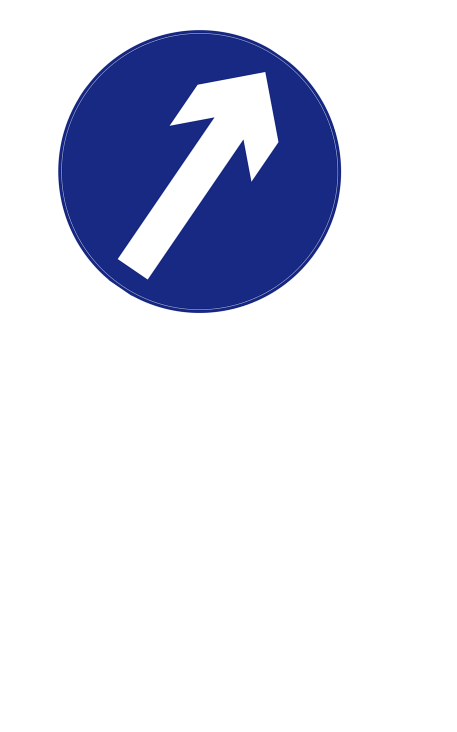
#> input picture images/ArrowSkew.png, 914 x 1464 px, found by its file name (shown at 1/2 size); its folder holds only this picture in this run
$ python RoadSigns.py
#> lines starting #> are read from the running program, lines starting #| are printed output that depends on the picture; after the words box and inside, x2 and y2 are one past the last pixel; in counts of white or black regions, pixels touching at a corner belong together
import cv2
import numpy as np


def show_img_and_exit(to_show):
    cv2.imshow("My Answer", to_show)
    cv2.waitKey(0)
    cv2.destroyAllWindows()
    exit(0)


# [35 lines left out: functions process_triangle, process_circle, not called in this run]


def process_arrows(fun_approx):
    first_point = fun_approx[0][0]
    if first_point[0] > 200 and (100 < first_point[1] < 140):
        print("Direction signs, go right!")
        show_img_and_exit(color_img)
    elif first_point[0] < 100 and (100 < first_point[1] < 140):
        print("Direction signs, go left!")
        show_img_and_exit(color_img)
    else:
        print("Direction sign, go straight!")
        print(first_point)
        show_img_and_exit(color_img)
    print(first_point)
    return


# [19 lines left out: functions process_rectangles, process_directions, not called in this run]


def read_image_and_resize():
    img_name = input("Enter image name with extension\n")
#> the answer given: images/ArrowSkew.png
    try:
        color_img_std = cv2.imread("C:\\Users\\Wala\\PycharmProjects\\RoadSigns\\images\\" + img_name, 1)
#> color_img_std is the input picture: shape (1464, 914, 3); mean B, G, R 236, 222.3, 219.7
        fun_color_img = cv2.resize(color_img_std, (250, 300))
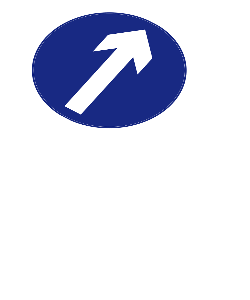
#> fun_color_img: shape (300, 250, 3); mean B, G, R 236, 222.2, 219.6
        img = cv2.imread("C:\\Users\\Wala\\PycharmProjects\\RoadSigns\\images\\" + img_name, cv2.IMREAD_GRAYSCALE)
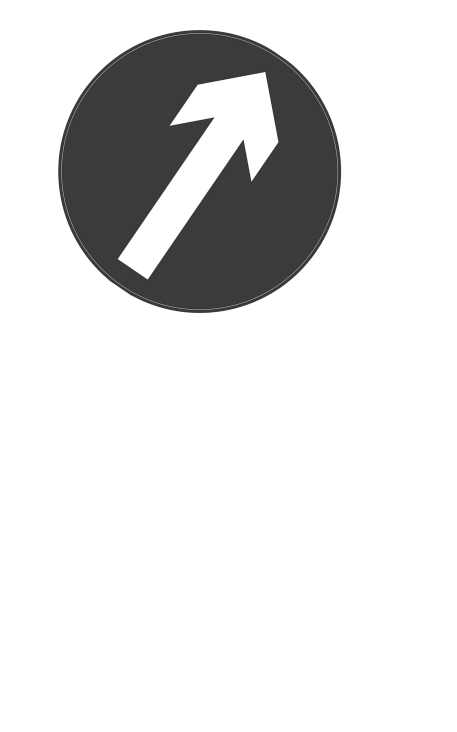
#> img: shape (1464, 914) (shown at 1/2 size); min 43, max 255, mean 225
        fun_resize_image = cv2.resize(img, (250, 300))
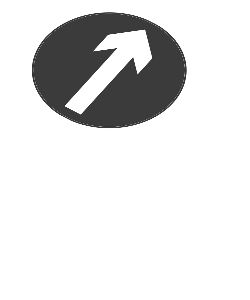
#> fun_resize_image: shape (300, 250); min 47, max 255, mean 225

        return fun_color_img, fun_resize_image
    except:
        print("Image not found, make sure you entered the correct name")
        return read_image_and_resize()


font = cv2.FONT_HERSHEY_COMPLEX
color_img, resize_image = read_image_and_resize()
kernel = np.ones((5, 5), np.float32) / 25  # cv2.getStructuringElement(cv2.MORPH_ELLIPSE, (5, 5))
filtered = cv2.filter2D(resize_image, -1, kernel)
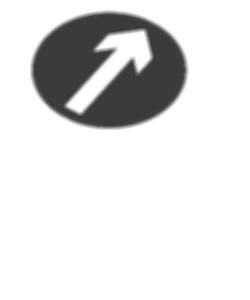
#> filtered: shape (300, 250); min 57, max 255, mean 225

_, threshold = cv2.threshold(filtered, 150, 255, cv2.THRESH_BINARY_INV)
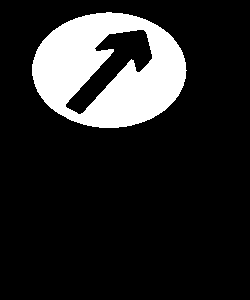
#> threshold: shape (300, 250); 15.2% white; 1 white region
cv2.imshow("sds", threshold)

contours, hierach = cv2.findContours(threshold, cv2.RETR_TREE, cv2.CHAIN_APPROX_SIMPLE)
#> contours = 2 contours; box (x1, y1, x2, y2) and area: (32, 12, 187, 128) 13776, (65, 29, 153, 115) 2695

# contours.pop(0)
blank_image = np.zeros((500, 500, 3), np.uint8)
first_contour = contours[0]
#> first_contour = contour of 195 points, box (x1, y1, x2, y2) (32, 12, 187, 128), area 13776
to_remove = []
for index, cnt in enumerate(contours):
    if [0, 0] in cnt:
        to_remove.append(index)
#> this loop made 2 passes
#> after the loop, to_remove = []
for i in range(len(to_remove)):
    contours.pop(to_remove[i])
#> this loop made 0 passes

clean_contours = []
for cnt in contours:
    epsilon = 0.01 * cv2.arcLength(cnt, True)
    approx = cv2.approxPolyDP(cnt, epsilon, True)
    clean_contours.append(approx)
#> this loop made 2 passes
#> epsilon on passes 1 to 2: 4.47, 3.21
#> after the loop, clean_contours = 2 contours; box (x1, y1, x2, y2) and area: (32, 13, 184, 128) 13233, (67, 29, 153, 114) 2646
temp_array = []
for cnt in clean_contours:  # If Y coordinate was larger than 200, this probably means it's text under the sign.
    print(cnt[0][0][1])
    if cnt[0][0][1] < 220:
        temp_array.append(cnt)
#> after the loop, temp_array has the same summary as clean_contours
print("-----------")
print(temp_array[0])
#| [[[ 53  30]]
#|  [[ 36  51]]
#|  [[ 32  75]]
#|  [[ 44 101]]
#|  [[ 71 120]]
#|  [[ 99 127]]
#|  [[138 123]]
#|  [[164 110]]
#|  [[183  85]]
#|  [[180  48]]
#|  [[145  19]]
#|  [[ 96  13]]]

cv2.drawContours(blank_image, temp_array, -1, (0, 255, 0), 2)
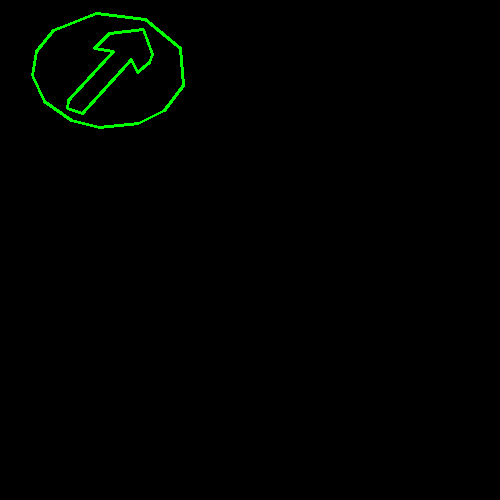
#> blank_image: shape (500, 500, 3); mean of channels 0, 1, 2 0, 2.2, 0; drawn as B, G, R
#show_img_and_exit(blank_image)
# approx = cv2.approxPolyDP(contours[0], 0.001 * cv2.arcLength(contours[0] + 4, True), True)
clean_contours = temp_array
approx = temp_array[0]
#> approx = contour of 12 points, box (x1, y1, x2, y2) (32, 13, 184, 128), area 13233

if len(approx) == 3:
    # cv2.putText(threshold, "Triangle", (x, y), font, 1, (0))
    process_triangle(approx)  # If triangle, call function to process it to know exactly what sign it is
    print("It's a triangle!")

elif len(approx) == 4:
    # cv2.putText(threshold, "Rectangle", (x, y), font, 1, (0))
    print("It's a rectangle!")
    process_rectangles(approx)
    show_img_and_exit(blank_image)

elif len(approx) == 6:
    # cv2.putText(threshold, "For Direction", (x, y), font, 1, (0))
    print("It's a directions sign. Means: HighWay.")
    # print(clean_contours)
    show_img_and_exit(blank_image)

elif len(approx) == 5:
    print("It's a directions sign!")
    process_directions(approx)
    show_img_and_exit(blank_image)

elif len(approx) == 8:  # Eight sides means it's a stop sign, no need for more logic here
    print("It's a Stop sign")
    show_img_and_exit(color_img)

elif 8 < len(approx) < 14:
    process_arrows(approx)
#> in process_arrows, `first_point = fun_approx[0][0]`: first_point = [53, 30]
#| [53 30]
#> (the program exits here)

$ run again, on images/BumpyRoadText.png
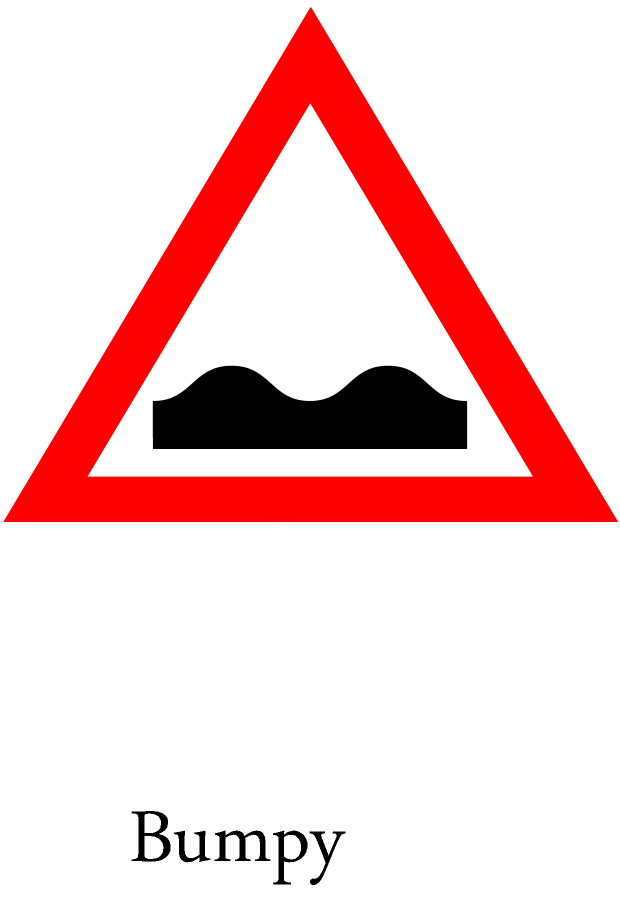
#> input picture images/BumpyRoadText.png, 1240 x 1796 px, found by its file name (shown at 1/2 size)
#> in read_image_and_resize, color_img_std is the input picture: shape (1796, 1240, 3); mean B, G, R 209.7, 209.7, 244.2
#> `_, threshold = cv2.threshold(filtered, 150, 255, cv2.THRESH_BINARY_INV)`:
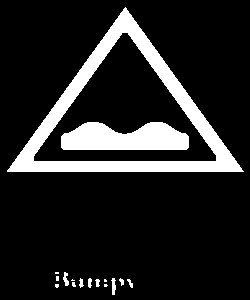
#> threshold: shape (300, 250); 14% white; 16 white regions (7 under 20 px)
#> contours = 17 contours, 11 with area under 20; largest, box (x1, y1, x2, y2) and area: (7, 7, 244, 172) 19369, (33, 32, 217, 162) 12575, (61, 122, 189, 150) 2706, (111, 278, 116, 295) 39, (63, 272, 69, 286) 34, (88, 278, 92, 288) 21
#> first_contour = [[104, 284], [104, 286], [106, 286], [107, 285], [106, 284]]
#> the loop `for index, cnt in enumerate(contours):` made 17 passes
#> cnt on passes 7, 12, 14: [[72, 279], [71, 280], [74, 280], [73, 280]], [[56, 276], [56, 280], [58, 280], [58, 276]], [[55, 272], [55, 273], [58, 273], [58, 272]]
#> after the loop `for index, cnt in enumerate(contours):`: to_remove = []
#> the loop `for cnt in contours:` made 17 passes
#> epsilon on passes 1, 2, 3, 4, 5, 6, 8, 9: 0.0883, 0.108, 0.128, 0.225, 0.0741, 0.205, 0.185, 0.385
#> after the loop `for cnt in contours:`: clean_contours = 17 contours, 11 with area under 20; largest, box (x1, y1, x2, y2) and area: (7, 7, 244, 172) 19293, (33, 32, 217, 161) 11534, (61, 122, 189, 150) 2621, (111, 278, 116, 295) 39, (63, 272, 69, 286) 34, (88, 278, 92, 288) 21
#> the loop `for cnt in clean_contours:  # If Y coordinate was larger than 200, thi..` made 17 passes
#> cnt on passes 7, 12, 14, 15, 16: [[71, 280], [74, 280], [73, 280], [72, 279]], [[56, 276], [56, 280], [58, 280], [58, 276]], [[55, 272], [55, 273], [58, 273], [58, 272]], [[243, 171], [125, 7], [7, 170]], [[33, 156], [127, 32], [216, 160]]
#> (printed output is left out)
#> after the loop `for cnt in clean_contours:  # If Y coordinate was larger than 200, thi..`: temp_array = 3 contours; box (x1, y1, x2, y2) and area: (7, 7, 244, 172) 19293, (33, 32, 217, 161) 11534, (61, 122, 189, 150) 2621
#| [[[243 171]]
#|  [[125   7]]
#|  [[  7 170]]]
#> `cv2.drawContours(blank_image, temp_array, -1, (0, 255, 0), 2)`:
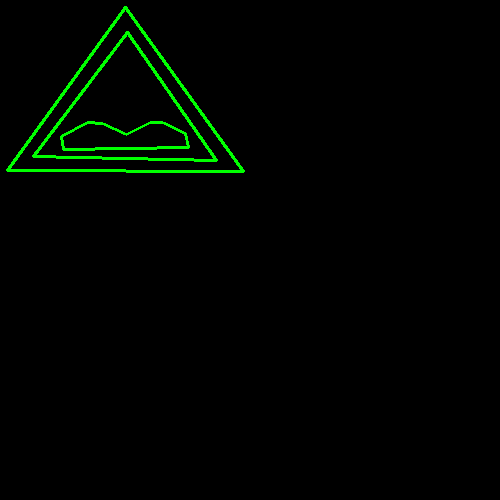
#> blank_image: shape (500, 500, 3); mean of channels 0, 1, 2 0, 4.5, 0; drawn as B, G, R
#> `clean_contours = temp_array`: clean_contours has the same summary as temp_array
#> `approx = temp_array[0]`: approx = [[243, 171], [125, 7], [7, 170]]
#| [[[243 171]]
#|  [[125   7]]
#|  [[  7 170]]]

$ run again, on images/Descent - Copy.png
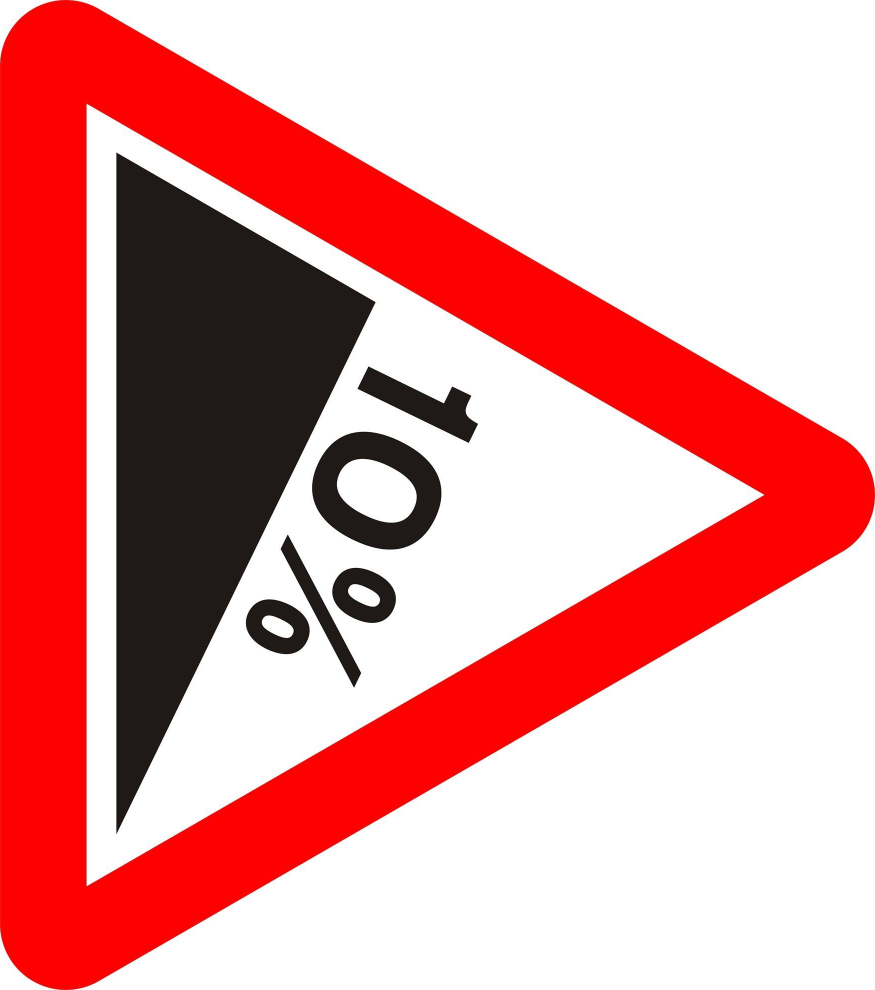
#> input picture images/Descent - Copy.png, 1750 x 1980 px, found by its file name (shown at 1/2 size)
#> in read_image_and_resize, color_img_std is the input picture: shape (1980, 1750, 3); mean B, G, R 156.9, 157.3, 226.8
#> `_, threshold = cv2.threshold(filtered, 150, 255, cv2.THRESH_BINARY_INV)`:
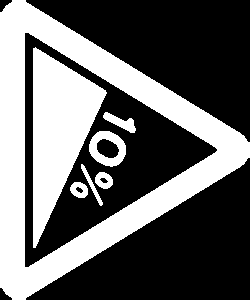
#> threshold: shape (300, 250); 39.5% white; 7 white regions
#> `contours, hierach = cv2.findContours(threshold, cv2.RETR_TREE, cv2.CHA..`: contours = 11 contours; largest, box (x1, y1, x2, y2) and area: (0, 0, 250, 300) 42905, (24, 32, 218, 268) 23358, (33, 47, 107, 248) 7510, (89, 131, 126, 167) 970, (96, 138, 120, 159) 334
#> first_contour = contour of 376 points, box (x1, y1, x2, y2) (0, 0, 250, 300), area 42905
#> the loop `for index, cnt in enumerate(contours):` made 11 passes
#> after the loop `for index, cnt in enumerate(contours):`: to_remove = [0]
#> the loop `for i in range(len(to_remove)):` made 1 pass
#> after the loop `for i in range(len(to_remove)):`: contours = 10 contours; largest, box (x1, y1, x2, y2) and area: (24, 32, 218, 268) 23358, (33, 47, 107, 248) 7510, (89, 131, 126, 167) 970, (96, 138, 120, 159) 334, (103, 112, 136, 133) 261
#> the loop `for cnt in contours:` made 10 passes
#> epsilon on passes 2 to 9: 0.535, 0.23, 0.543, 0.23, 1.01, 1.17, 0.702, 0.901
#> after the loop `for cnt in contours:`: clean_contours = 10 contours; largest, box (x1, y1, x2, y2) and area: (25, 32, 218, 268) 22384, (33, 47, 107, 248) 7146, (89, 131, 126, 167) 970, (96, 138, 120, 159) 328, (103, 112, 136, 133) 271
#> the loop `for cnt in clean_contours:  # If Y coordinate was larger than 200, thi..` made 10 passes
#> cnt on passes 1, 10: [[25, 32], [217, 149], [28, 267]], [[35, 47], [33, 247], [106, 93]]
#> (printed output is left out)
#> after the loop `for cnt in clean_contours:  # If Y coordinate was larger than 200, thi..`: temp_array has the same summary as clean_contours
#| [[[ 25  32]]
#|  [[217 149]]
#|  [[ 28 267]]]
#> `cv2.drawContours(blank_image, temp_array, -1, (0, 255, 0), 2)`:
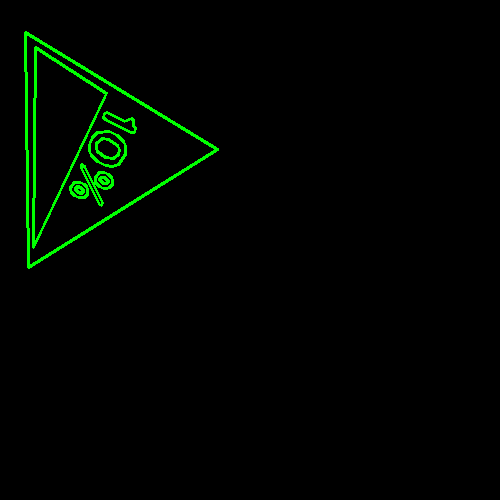
#> blank_image: shape (500, 500, 3); mean of channels 0, 1, 2 0, 5.1, 0; drawn as B, G, R
#> `approx = temp_array[0]`: approx = [[25, 32], [217, 149], [28, 267]]
#| [[[ 25  32]]
#|  [[217 149]]
#|  [[ 28 267]]]

$ run again, on images/Descent.png
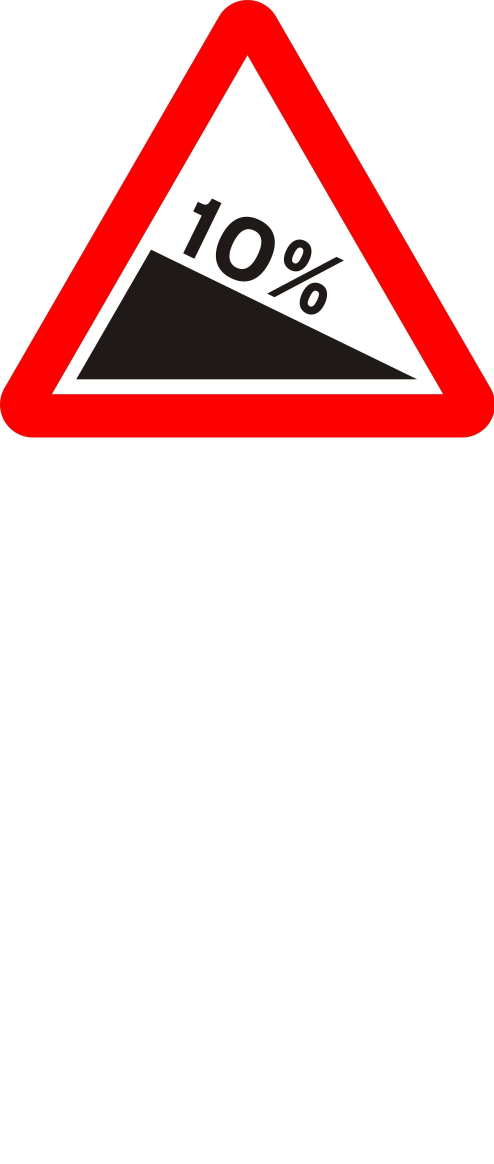
#> input picture images/Descent.png, 1976 x 4656 px, found by its file name (shown at 1/4 size)
#> in read_image_and_resize, color_img_std is the input picture: shape (4656, 1976, 3); mean B, G, R 218, 218.2, 244.3
#> `_, threshold = cv2.threshold(filtered, 150, 255, cv2.THRESH_BINARY_INV)`:
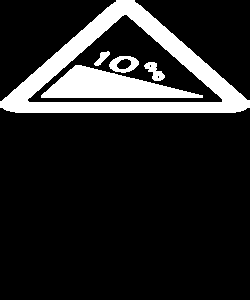
#> threshold: shape (300, 250); 14.8% white; 5 white regions
#> `contours, hierach = cv2.findContours(threshold, cv2.RETR_TREE, cv2.CHA..`: contours = 9 contours, 2 with area under 20; largest, box (x1, y1, x2, y2) and area: (0, 0, 250, 113) 16108, (27, 14, 223, 103) 8964, (41, 65, 203, 98) 2783, (109, 56, 139, 73) 352, (144, 62, 165, 81) 174, (116, 58, 132, 70) 122, (94, 51, 110, 66) 88
#> first_contour = contour of 84 points, box (x1, y1, x2, y2) (0, 0, 250, 113), area 16108
#> the loop `for index, cnt in enumerate(contours):` made 9 passes
#> after the loop `for index, cnt in enumerate(contours):`: to_remove = [0]
#> the loop `for i in range(len(to_remove)):` made 1 pass
#> after the loop `for i in range(len(to_remove)):`: contours = 8 contours, 2 with area under 20; largest, box (x1, y1, x2, y2) and area: (27, 14, 223, 103) 8964, (41, 65, 203, 98) 2783, (109, 56, 139, 73) 352, (144, 62, 165, 81) 174, (116, 58, 132, 70) 122, (94, 51, 110, 66) 88
#> the loop `for cnt in contours:` made 8 passes
#> epsilon on passes 3 to 8: 0.717, 0.0766, 0.0766, 0.754, 0.42, 0.463
#> after the loop `for cnt in contours:`: clean_contours = 8 contours, 2 with area under 20; largest, box (x1, y1, x2, y2) and area: (27, 14, 223, 102) 8386, (41, 65, 203, 98) 2449, (109, 56, 139, 73) 356, (144, 62, 165, 81) 174, (116, 58, 132, 70) 121, (94, 51, 110, 66) 88
#> the loop `for cnt in clean_contours:  # If Y coordinate was larger than 200, thi..` made 8 passes
#> cnt on passes 1 to 2: [[27, 99], [126, 14], [222, 101]], [[41, 95], [202, 97], [75, 65]]
#> (printed output is left out)
#> after the loop `for cnt in clean_contours:  # If Y coordinate was larger than 200, thi..`: temp_array has the same summary as clean_contours
#| [[[ 27  99]]
#|  [[126  14]]
#|  [[222 101]]]
#> `cv2.drawContours(blank_image, temp_array, -1, (0, 255, 0), 2)`:
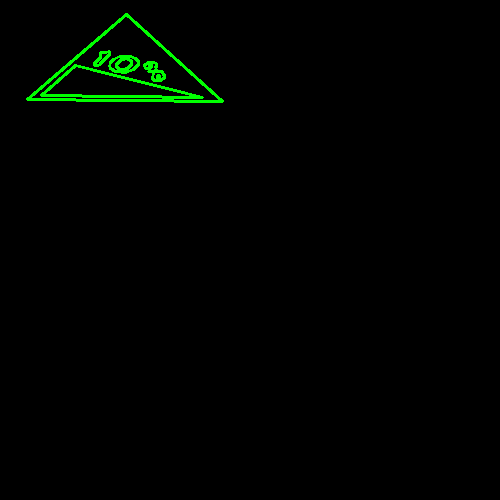
#> blank_image: shape (500, 500, 3); mean of channels 0, 1, 2 0, 3.2, 0; drawn as B, G, R
#> `approx = temp_array[0]`: approx = [[27, 99], [126, 14], [222, 101]]
#| [[[ 27  99]]
#|  [[126  14]]
#|  [[222 101]]]
